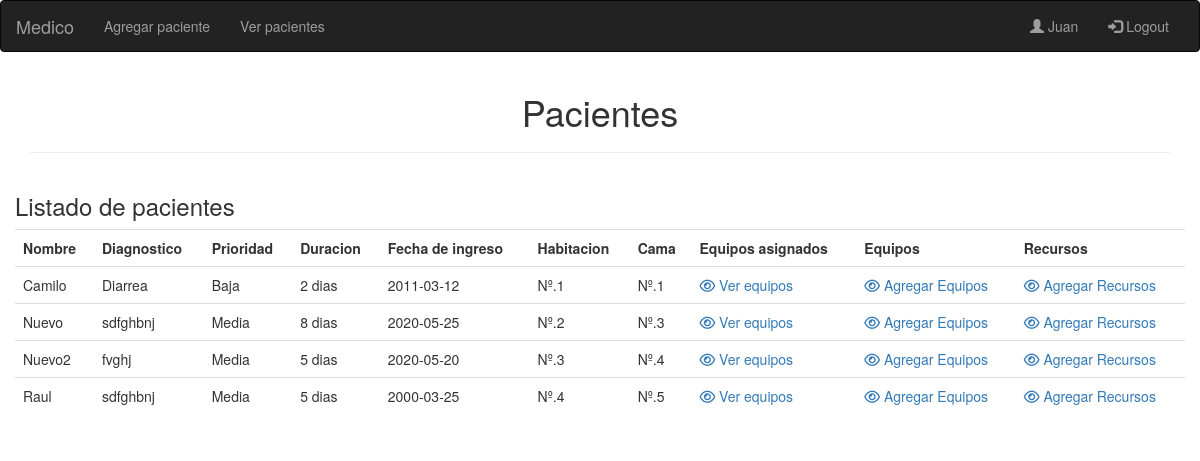
The page /Proyecto/views/verPacientes.php?user=3 on the database its author committed.
### tables this page shows
CREATE TABLE `medico` (
  `ID` int(11) NOT NULL,
  `Nombre` char(15) DEFAULT NULL,
  `Email` char(40) DEFAULT NULL,
  `Contraseña` char(15) DEFAULT NULL,
  `Rol` bit(1) DEFAULT NULL
);

CREATE TABLE `paciente` (
  `ID` int(11) NOT NULL,
  `Nombre` char(15) DEFAULT NULL,
  `Diagnostico` char(15) DEFAULT NULL,
  `Prioridad` int(11) DEFAULT NULL,
  `TiempoDeDuracion` int(11) DEFAULT NULL,
  `FechaDeIngreso` date DEFAULT NULL,
  `IDHabitacion` int(11) DEFAULT NULL,
  `IDCama` int(11) DEFAULT NULL,
  `IDMedico` int(11) DEFAULT NULL
);

### Proyecto/controllers/PacienteControlador.php (called while the page is built, shortened)
<?php
class ControllerPacientes {
    public function getPacientesById($id) {
        require_once("../models/Pacientes.php");
        $services = new Service();
        return $services->getPacientesById($id);
    }
    public function getMedico($id) {
        require_once("../models/Pacientes.php");
        $services = new Service();
        return mysqli_fetch_array($services->getMedico($id));
    }
}
?>

### Proyecto/models/Pacientes.php (called while the page is built, shortened)
<?php
class Service {
    private $db;
    public function __construct() {
        $this->db = mysqli_connect(HOST_DB, USUARIO_DB, USUARIO_PASS, NOMBRE_DB);
    }
    public function getPacientesById($id) {
        $sql = "SELECT * FROM Paciente WHERE IDMedico = $id";
        return mysqli_query($this->db,$sql);
    }
    public function getMedico($id) {
        $sql = "SELECT * FROM Medico WHERE ID = $id";
        return mysqli_query($this->db,$sql);
    }
}
?>

### Proyecto/views/verPacientes.php (the view, shortened to what this page needs)
<?php
    require_once("homeMedico.php");
    $nuevo = new ControllerPacientes ();
    $datos = $nuevo-> getPacientesById($usuario);
?>
<html>
    <head>
        <link href="//maxcdn.bootstrapcdn.com/bootstrap/3.2.0/css/bootstrap.min.css" rel="stylesheet" type="text/css" />
        <link href="https://maxcdn.bootstrapcdn.com/font-awesome/4.7.0/css/font-awesome.min.css" rel="stylesheet" >
    </head>
    <body>
        <div class="container">
            <header class="text-center">
                <h1>Pacientes</h1>
                <hr/>
            </header>
            <div class="row">
                <div class="col-lg-14 ">
                    <form method="post" action="<?php echo htmlspecialchars($_SERVER["PHP_SELF"]."?user=".$usuario);?>">
                        <h3>Listado de pacientes</h3>
                        <table class="table">
                        <tr>
                        <th>Nombre</th>
                        <th>Diagnostico</th>
                        <th>Prioridad</th>
                        <th>Duracion</th>
                        <th>Fecha de ingreso</th>
                        <th>Habitacion</th>
                        <th>Cama</th>
                        <th>Equipos asignados</th>
                        <th>Equipos</th>
                        <th>Recursos</th>
                        </tr>
                        <?php
                        $str_datos = "";
                        while($fila = mysqli_fetch_array($datos)) {
                            $disponible = $fila ['Prioridad'];
                            if($disponible == 1){
                                $aux2 = "Baja";
                            } else if($disponible == 2) {
                                $aux2 = "Media";
                            } else {
                                $aux2 = "Alta";
                            }
                            $str_datos .= "<tr>";
                            $str_datos .= "<td>". $fila ['Nombre'] . "</td><td>" . $fila ['Diagnostico']. "</td><td>" . $aux2. "</td><td>" . $fila ['TiempoDeDuracion']. " dias</td><td>" . $fila ['FechaDeIngreso']. "</td><td>Nº.". $fila ['IDHabitacion']. "</td><td>Nº." . $fila ['IDCama']. "</td><td> <a href=\"VerEquipos.php?user=". $usuario."&paciente=".$fila ['ID']."\"><i class=\"far fa-eye\"></i> Ver equipos</a></td>";
                            $str_datos .= "<td> <a href=\"asignacionEquipos.php?user=". $usuario."&paciente=".$fila ['ID']."\"><i class=\"far fa-eye\"></i> Agregar Equipos</a></td>";
                            $str_datos .= "<td> <a href=\"asignacionRecursos.php?user=". $usuario."&paciente=".$fila ['ID']."\"><i class=\"far fa-eye\"></i> Agregar Recursos</a></td>";
                            $str_datos .= "</tr>";
                        }
                        $str_datos .= "</table>";
                        echo $str_datos;
                        ?>
                    </form>
                </div>
            </div>
        </div>
    </body>
</html>

### Proyecto/views/homeMedico.php (shortened to what this page needs)
<!DOCTYPE html>
<?php
    $usuario = $_REQUEST['user'];
    include "../controllers/PacienteControlador.php";
        $nuevo = new ControllerPacientes ();
    $medico = $nuevo-> getMedico($usuario);
?>
<html>
    <head>
        <link rel="stylesheet" href="https://maxcdn.bootstrapcdn.com/bootstrap/3.4.1/css/bootstrap.min.css">
    </head>
    <body>
    <nav class="navbar navbar-inverse">
        <div class="container-fluid">
            <div class="navbar-header">
            <a class="navbar-brand" href="inicioMedico.php?user=<?php echo $usuario; ?>">Medico</a>
            </div>
            <div class="collapse navbar-collapse" id="myNavbar">
            <ul class="nav navbar-nav">
                <li><a href="agregarPaciente.php?user=<?php echo $usuario; ?>">Agregar paciente</a></li>
                <li><a href="verPacientes.php?user=<?php echo $usuario; ?>">Ver pacientes</a></li>
            </ul>
            <ul class="nav navbar-nav navbar-right">
                <li><a href="#"><span class="glyphicon glyphicon-user"></span> <?php echo $medico['Nombre']; ?></a></li>
                <li><a href="../index.php"><span class="glyphicon glyphicon-log-in"></span> Logout</a></li>
            </ul>
            </div>
        </div>
    </nav>
    </body>
</html>

### rows shown on the page
medico: Nombre "Juan"
paciente: Nombre "Camilo", Diagnostico "Diarrea", Prioridad "Baja", TiempoDeDuracion "2", FechaDeIngreso "2011-03-12", IDHabitacion "1", IDCama "1"
paciente: Nombre "Nuevo", Diagnostico "sdfghbnj", Prioridad "Media", TiempoDeDuracion "8", FechaDeIngreso "2020-05-25", IDHabitacion "2", IDCama "3"
paciente: Nombre "Nuevo2", Diagnostico "fvghj", Prioridad "Media", TiempoDeDuracion "5", FechaDeIngreso "2020-05-20", IDHabitacion "3", IDCama "4"
paciente: Nombre "Raul", Diagnostico "sdfghbnj", Prioridad "Media", TiempoDeDuracion "5", FechaDeIngreso "2000-03-25", IDHabitacion "4", IDCama "5"
